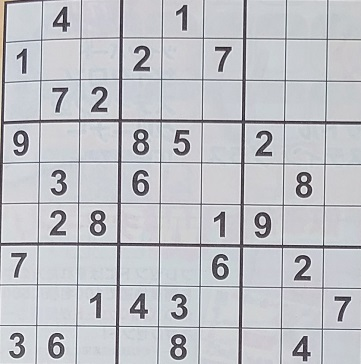
//> input picture test10_sudoku_image/DSC_0392.jpg, 361 x 364 px
$ ./test10_sudoku_image   (built with g++ and OpenCV 4)
//> lines starting //> are read from the running program, lines starting //| are printed output that depends on the picture; after the words box and inside, x2 and y2 are one past the last pixel; in counts of white or black regions, pixels touching at a corner belong together
// test09_sudoku_image.cpp : このファイルには 'main' 関数が含まれています。プログラム実行の開始と終了がそこで行われます。
//

#include <iostream>
#include <string>
#include <opencv2/opencv.hpp>
#include <chrono>
#include <string>
#include "sudoku_3N_Header.h"
/*
画像を読み込むために、カメラの映像に閾値範囲を付与させる（アシスト）

数独の豆知識を投稿する


リアルタイムでの画像処理が必要
*/

int main()
{


	//画像用変数
	cv::Mat img, tmp;

	//画像を読み込み
	//img = cv::imread("sample_sudoku.jpg", 0);
	img = cv::imread("DSC_0392.jpg", 0);
//> img: 364 rows x 361 cols, CV_8UC1; min 18, max 255, mean 193.3

	//画像を読み込み
	tmp = cv::imread("tmp.jpg", 0);
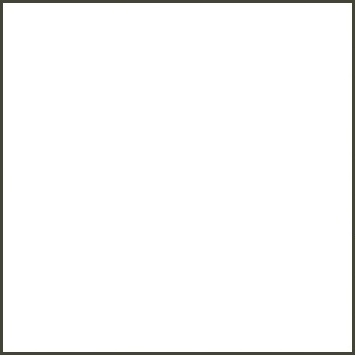
//> input picture test10_sudoku_image/tmp.jpg, 356 x 356 px
//> tmp: 356 rows x 356 cols, CV_8UC1; min 59, max 255, mean 248.7

	// 画像データが読み込めなかったときは終了する
	if (img.empty() == true || tmp.empty() == true) {
		return 0;
	}

	//画像をRGBからグレースケール
	//cv::cvtColor(img, img, cv::COLOR_BGR2GRAY);

	//閾値160で2値画像 //閾値を自動で設定
	cv::threshold(img, img, 0, 255, cv::THRESH_BINARY | cv::THRESH_OTSU);
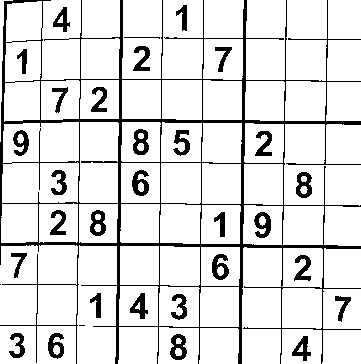
//> img: 364 rows x 361 cols, CV_8UC1; 88% white; 33 black regions (2 under 20 px), largest, box (x1, y1, x2, y2) and area: (0, 0, 361, 364) 9684, (170, 334, 187, 360) 266, (132, 170, 149, 196) 264

	//画像サイズを出力
	std::cout << "画像サイズ [" << img.rows << "][" << img.cols << "]" << std::endl;
//| 画像サイズ [364][361]

	//テンプレ―マッチング用変数
	//cv::Mat temp;//テンプレート画像
	cv::Mat result;//テンプレート画像のMat型の結果
	cv::Point max_pt;//最高類似度の座標
	double maxVal;//最高類似度の値

	//テンプレ―マッチング cv::TM_CCOEFF_NORMED = 5
	cv::matchTemplate(img, tmp, result, cv::TM_CCOEFF_NORMED);
//> result = [[0.0279, 0.0267, 0.0245, 0.0175, 0.00676, -0.00493], [0.0252, 0.024, 0.0217, 0.0145, 0.00362, -0.0082], [0.0199, 0.0188, 0.0163, 0.00899, -0.00207, -0.0138], [0.0153, 0.0141, 0.0115, 0.004, -0.00721, -0.0188], [0.01, 0.00879, 0.00604, -0.00157, -0.0129, -0.0244], [0.00743, 0.00621, 0.00332, -0.00443, -0.0159, -0.0273], [0.00421, 0.00299, -4.55e-05, -0.00795, -0.0196, -0.0308], [0.00302, 0.00179, -0.00138, -0.00943, -0.0212, -0.0323], [0.00212, 0.000881, -0.00243, -0.0106, -0.0225, -0.0335]]

	//類似度のMat型結果から座標を取得
	cv::minMaxLoc(result, NULL, &maxVal, NULL, &max_pt);
//> maxVal = 0.0279; max_pt = Point(0, 0)

	cv::Rect roi_rect(0, 0, tmp.cols, tmp.rows);
//> roi_rect = Rect(0, 0, 356, 356)
	roi_rect.x = max_pt.x;
	roi_rect.y = max_pt.y;

	// 探索結果の場所に矩形を描画
	cv::rectangle(img, roi_rect, cv::Scalar(0, 255, 255), 3);
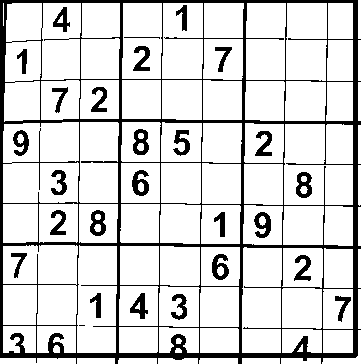
//> img: 364 rows x 361 cols, CV_8UC1; 84.3% white; 28 black regions (1 under 20 px), largest, box (x1, y1, x2, y2) and area: (0, 0, 361, 364) 15406, (132, 170, 149, 196) 264, (296, 172, 312, 198) 262

	//矩形領域をcv::Rectを使うことで切り出す
	cv::Mat roi_img = img(roi_rect); // 切り出し画像
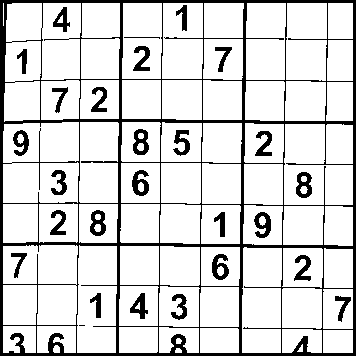
//> roi_img: 356 rows x 356 cols, CV_8UC1; 85% white; 28 black regions (1 under 20 px), largest, box (x1, y1, x2, y2) and area: (0, 0, 356, 356) 13824, (132, 170, 149, 196) 264, (296, 172, 312, 198) 262

	//画像サイズを出力
	std::cout << "画像サイズ [" << roi_img.rows << "][" << roi_img.cols << "]" << std::endl;
//| 画像サイズ [356][356]

	//リサイズ360*360に変換 同じサイズだとリサイズできない
	int img_size = 360;
	cv::resize(roi_img, roi_img, cv::Size(img_size, img_size));
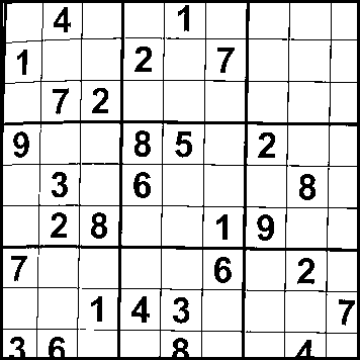
//> roi_img: 360 rows x 360 cols, CV_8UC1; min 0, max 255, mean 216.7

	//画像サイズを出力
	std::cout << "画像サイズ [" << roi_img.rows << "][" << roi_img.cols << "]" << std::endl;
//| 画像サイズ [360][360]

	//数字テンプレートを設定
	cv::Mat temp_num[10];//テンプレート画像のMat型の結果

	//数値の座標
	cv::Point num_p[81];

	//座標数値のインクリメンター
	int p_counter = 0;

	/* 360  画像次元を数独次元に変換 */
	int yoko_;
	int tate_;

	/* 数独の変数 */
	int s_img[10][10] = { 0 };

	for (int num_ = 1; num_ <= 9; num_++) {

		//N番目の数字をインクルード
		temp_num[num_] = img = cv::imread("temp_num\\temp_" + std::to_string(num_) + ".jpg", 0);
//> temp_1.jpg cannot be read in this run, so this picture is empty

		//テンプレートマッチングで1~9を検出 1つの文字につき最大9個
		for (int detect_p = 1; detect_p <= 9; detect_p++) {
			cv::Mat result_num;
			cv::Point max_pt_num;
			double maxVal_num;

			cv::Rect roi_rect_num(0, 0, temp_num[num_].cols, temp_num[num_].rows);
//> (the run ends here: the program stops with an error, at `cv::matchTemplate(roi_img, temp_num[num_], result_num, cv::TM_CCOEFF_N..`)
